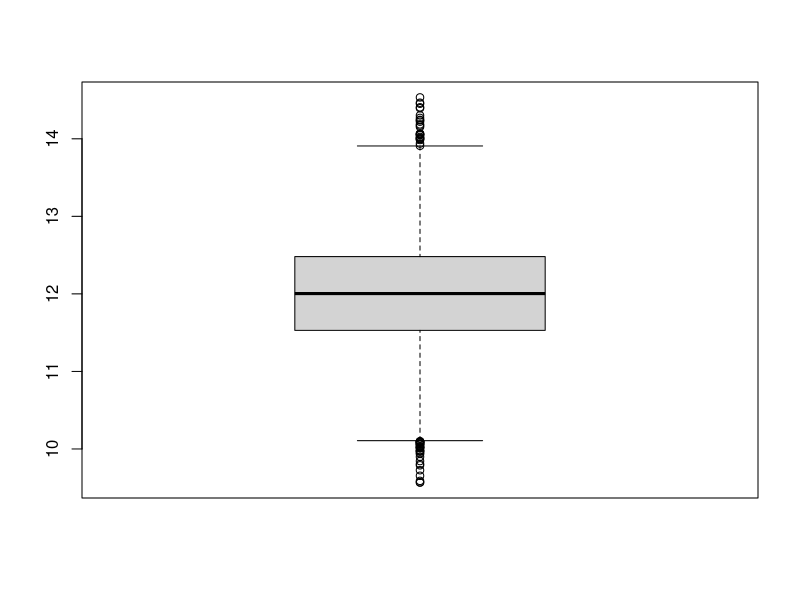

Generate this figure with R: (Note: this script raises an error after producing the figure.)
runifa <- function(n) {
    if(!exists("param")) param <<- sample(10:20,1)
    runif(n, min=0, max=param)
    }

# X suit L(a)
# E(X) = a/2
# On utilise la méthode des moments :
# 2 * E(X) = a
# D'ou 2 Xbarre = achapeau


# 1)
# On propose l'estimlateur
# â = 2Xbar
n<-100
2*mean(runifa(n))

# 2)
estim <- function(x) {
    2*mean(x)
}

# 3)
estim(runifa(n))
a <- replicate(10000, estim(runifa(n)))

# 4)
boxplot(a)
param
                                        
# 5)
# On à a = ((k+1) ^mk)^1/k 
# ^a = ((k+1) ^mk)^1/k
# ^a = ((k+1)/n * SUM Xi^k)^1/k
k<-10

estimk <- function(x,k){
    ((k+1) * mean(x^k))^(1/k)
}

estimk(x,k)
ak<- replicate(10000, estimk(runifa(n),k))
boxplot(a,ak)

# 6)
runknown <- function(n) {
    bn <- rbinom(n, 1, 0.5)
    bn * rnorm(n, mean=-4,sd=1) + (1 - bn) * rnorm(n, mean=10, sd=1)
    }

mean(runknown(1000))-3
sd(runknown(1000))-sqrt(50)

# 7)
hist(runknown(1000),100)

# 8)
plot(ecdf(runknown(1000)))

# 9)
calculT <- function(n) {
    x <- runknown(n)
    si <- sqrt(50)
    mu <- 3
    T <- (mean(x)-mu)/(si/sqrt(n))
    return(T)
}

calculT(n)

# 10) 11)
T <- (replicate(100, calculT(n)))
hist(T) 
sd(T) # Presque 1
mean(T) # Presque 0
# On a bien une loi normale centrée réduite
                                        
random.T<-calculT

# 12)
plot(ecdf(T))

# 13) 14)
curve(pnorm, add=TRUE)
10^4*10^4

# 15)
x<-rexp(1000,3)
hist(x,100) # On retrouve bien la loi exponentielle
# 16)
f<-function(lambda) {
    x<-rexp(1000,lambda)
    dexp(x, lambda)
} 
f(3)
# 17)
L<-function(lambda){
    prod(f(lambda))
}
L(3)
# 18)
logL<-function(lambda){
    sum(log(f(lambda)))
}
# 19)
logL(3.1)>log(2.8) # Renvoie presque toujours VRAI donc 3.1 est plus probable

# 20)
opt <- optimize(logL,lower=0, upper=10, maximum=TRUE)
opt$maximum
opt$objective

# 21)
sim.EMV <- function() {
    x <- rexp(n, lambda)
    # Fonction de densité
    f <- function(lambda) {
        dexp(x, lambda)
    }
    # Vraisemblance
    L <- function(lambda) {
        prod(f(lambda))
    }
    # Log-vraisemblance
    logL <- function(lambda) {
        sum(log(f(lambda)))
    }

    # Maximization de la log-vraisemblance
    opt <- optimize(logL, lower=0, upper=10, maximum=TRUE)
    opt$maximum
}

# 22)
sim.EMV <- replicate(10000, sim.EMV())

# 23)
mean(sim.EMV)
var(sim.EMV)

# 24)
mean(sim.EMV) - lambda
n/(n-1)*lambda - lambda

# 25)
install.packages("pracma")
library(pracma)

# 26)
sim.Fisher <- function() {
    x <- rexp(n, lambda)

    # Fonction de densité
    f <- function(lambda) {
        dexp(x, lambda)
    }
    # Vraisemblance
    L <- function(lambda) {
        prod(f(lambda))
    }
    # Log-vraisemblance
    logL <- function(lambda) {
        sum(log(f(lambda)))
    }

    # Information de Fisher
    (grad(logL, 3))^2
}

# 27)
(inf.Fisher <- mean(replicate(10000, sim.Fisher())))

# 28)
n/lambda^2

# 29)
(1/inf.Fisher)
var(sim.EMV)

# 30)

lambda <- 3
n <- 100

grad2 <- function(f, x) {
    df <- function(x) {
        grad(f, x)
    }
    grad(df, x)
}

sim.Fisher <- function() {
    x <- rexp(n, lambda)
    # Fonction de densité
    f <- function(lambda) {
        dexp(x, lambda)
    }
    # Vraisemblance
    L <- function(lambda) {
        prod(f(lambda))
    }
    # Log vraisemblance
    logL <- function(lambda) {
        sum(log(f(lambda)))
    }
    # Information de Fisher
    grad2(logL, 3)
}

(-mean(replicate(1000, sim.Fisher())))
